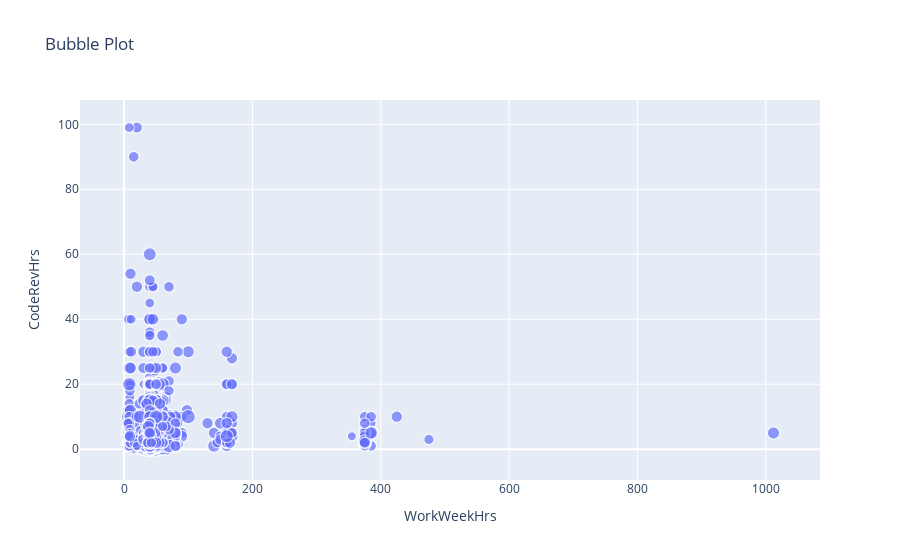

The code cell stored with this chart in its notebook:
### Markdown cell above
Create a bubble plot of `WorkWeekHrs` and `CodeRevHrs`, use `Age` column as bubble size.

### Code cell
# your code goes here
px.scatter(df,x='WorkWeekHrs',y='CodeRevHrs',size=df['Age'].fillna(df['Age'].median()),title='Bubble Plot')

### Figure 1 — Plotly figure (JSON) as saved in the notebook; plotly's stock layout.template omitted (floating-point values rounded to 4 significant figures; data arrays with more than 128 entries replaced by an {"elided": "..."} marker saying what was removed)
{"data": [{"hovertemplate": "WorkWeekHrs=%{x}<br>CodeRevHrs=%{y}<br>size=%{marker.size}<extra></extra>", "legendgroup": "", "marker": {"color": "#636efa", "size": {"elided": "11398 int values"}, "sizemode": "area", "sizeref": 0.2475, "symbol": "circle"}, "mode": "markers", "name": "", "showlegend": false, "type": "scattergl", "x": {"elided": "11398 float values"}, "xaxis": "x", "y": {"elided": "11398 float values"}, "yaxis": "y"}], "layout": {"autosize": true, "legend": {"itemsizing": "constant", "tracegroupgap": 0}, "title": {"text": "Bubble Plot"}, "xaxis": {"anchor": "y", "autorange": true, "domain": [0, 1], "range": [-66.22, 1082.0], "title": {"text": "WorkWeekHrs"}, "type": "linear"}, "yaxis": {"anchor": "x", "autorange": true, "domain": [0, 1], "range": [-11.24, 108.8], "title": {"text": "CodeRevHrs"}, "type": "linear"}}}
